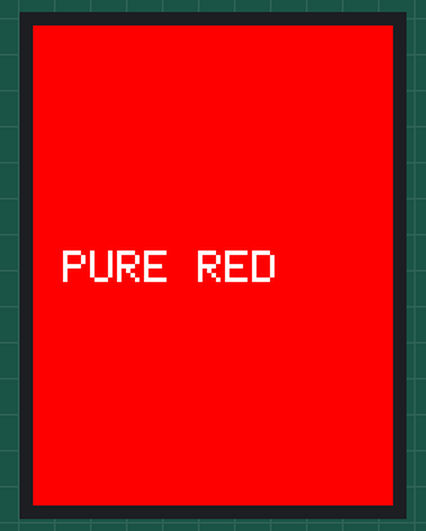
This sketch was run on a simulated ESP32. Shown: 240×320 colour display.

Above: at 0.2 s.
At 1.8 s:
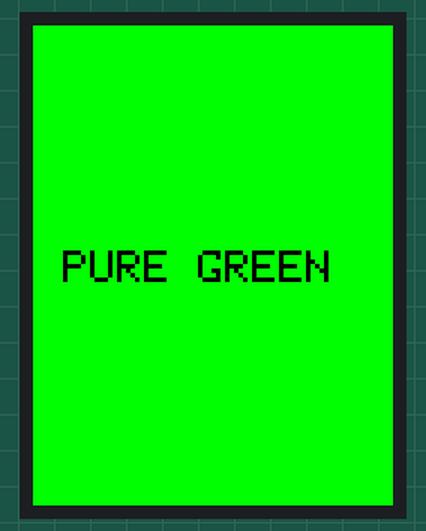
At 3.4 s:
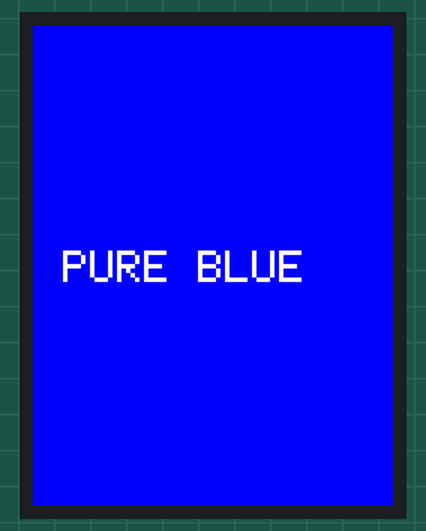
At 5.0 s:
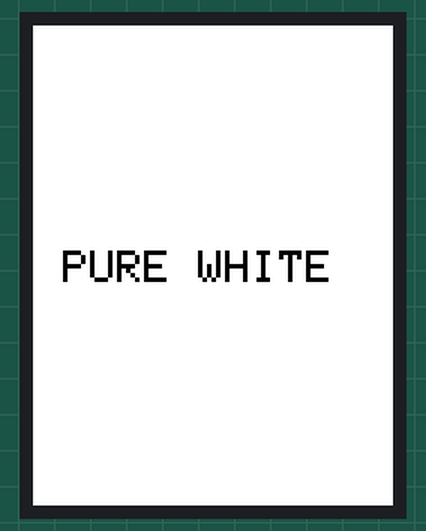
At 6.6 s:
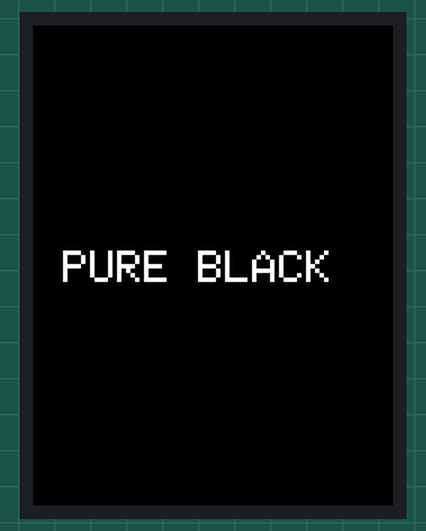
At 8.2 s:
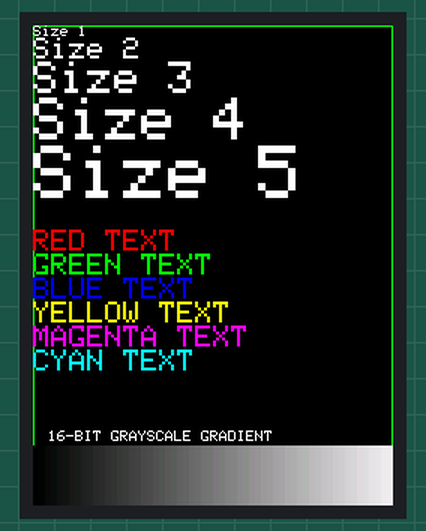

Measured:
- by itself, everything shown: repeats every 13.0 s, in 6 steps
- what the display in image 1 shows lasts 1.6 s, from 1.8 s to 3.4 s
- what the display in image 5 shows lasts 5.1 s, from 8.1 s to 13.2 s

The sketch:

The_Ultimate_Color_AND_Text_Test.ino
```cpp
#include <Arduino_GFX_Library.h>

/* 1. Hardware Bus Setup (9-bit SPI) */
Arduino_DataBus *bus = new Arduino_ESP32SPI(-1 /* DC */, 5 /* CS */, 18 /* SCK */, 23 /* MOSI */);

/* 2. Display Driver Setup (240x320 Portrait) */
Arduino_GFX *gfx = new Arduino_ST7789(
  bus, 4 /* RST */, 0 /* Rotation */, false /* IPS */,
  240 /* width */, 320 /* height */
);

void setup() {
  Serial.begin(115200);
  if (!gfx->begin(40000000)) Serial.println("GFX Init Failed!");

  // Color Correction (IMPORTANT: Change 0x00 to 0x08 if Red/Blue swap)
  bus->sendCommand(0x36);
  bus->sendData(0x00);
}

void loop() {
  // --- TEST 1: PURE COLOR FILL ---
  testColor(0xF800, "PURE RED");
  testColor(0x07E0, "PURE GREEN");
  testColor(0x001F, "PURE BLUE");
  testColor(0xFFFF, "PURE WHITE");
  testColor(0x0000, "PURE BLACK");

  // --- TEST 2: TEXT SCALE & ALIGNMENT ---
  gfx->fillScreen(0x0000);
  gfx->setCursor(0, 0);

  // Border for alignment check
  gfx->drawRect(0, 0, 240, 320, 0x07E0); // Green border

  gfx->setTextColor(0xFFFF);

  for(int i = 1; i <= 5; i++) {
    gfx->setTextSize(i);
    gfx->print("Size "); gfx->println(i);
  }

  gfx->setTextSize(2);
  gfx->setTextColor(0xF800); gfx->println("\nRED TEXT");
  gfx->setTextColor(0x07E0); gfx->println("GREEN TEXT");
  gfx->setTextColor(0x001F); gfx->println("BLUE TEXT");
  gfx->setTextColor(0xFFE0); gfx->println("YELLOW TEXT");
  gfx->setTextColor(0xF81F); gfx->println("MAGENTA TEXT");
  gfx->setTextColor(0x07FF); gfx->println("CYAN TEXT");

  // --- TEST 3: GRADIENT (Bit Depth Check) ---
  for (int i = 0; i < 240; i++) {
    uint16_t gray = gfx->color565(i, i, i);
    gfx->drawFastVLine(i, 280, 40, gray);
  }
  gfx->setTextSize(1);
  gfx->setCursor(10, 270);
  gfx->setTextColor(0xFFFF);
  gfx->print("16-BIT GRAYSCALE GRADIENT");

  delay(5000); // Wait 5 seconds before repeating
}

void testColor(uint16_t color, const char* name) {
  gfx->fillScreen(color);
  gfx->setCursor(20, 150);
  gfx->setTextSize(3);

  // Contrast text: Black on bright colors, White on dark colors
  if (color == 0xFFFF || color == 0x07E0 || color == 0xFFE0) {
    gfx->setTextColor(0x0000);
  } else {
    gfx->setTextColor(0xFFFF);
  }

  gfx->println(name);
  delay(1500);
}
```
